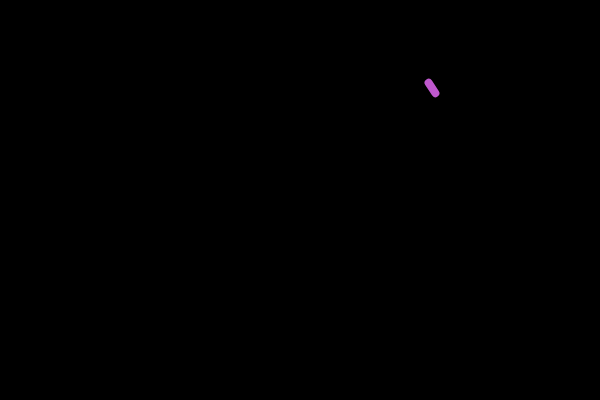
Frame 1 (no input)
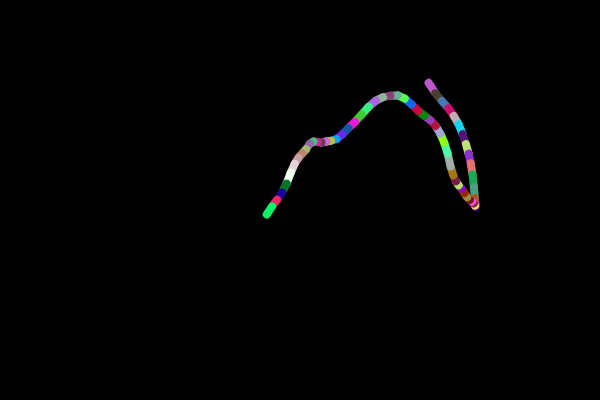
Frame 60 (no input)
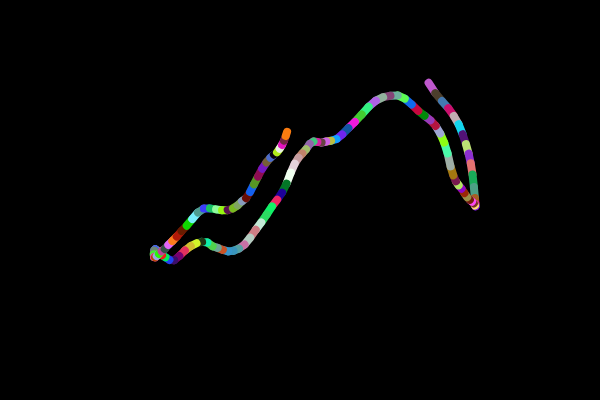
Frame 120 (the mouse pressed at the canvas centre since frame 60)

The p5.js sketch that drew these frames (run headless with seeded random() and noise() and a simulated clock; from frame 60 on, the mouse is pressed at the canvas centre):

// p5.js sketch
// ── sketch.js
let currentX, currentY;
let xoff = 0;
let yoff = 10000;

function setup() {
  createCanvas(600, 400);
  background(0);
//   currentX = random(width/2-20, width/2+20);
//   currentY = random(height/2-20, width/2+20);
  
  currentX = random(0, width);
  currentY = random(0, height);
}

function draw() {
  
  let prevX = currentX;
  let prevY = currentY;
  
//   let deltaX = random(-20, 20);
//   let deltaY = random(-20, 20);
  
  let deltaX = noise(xoff);
  let deltaY = noise(yoff);
  
  deltaX = map(deltaX, 0, 1, -20, 20);
  deltaY = map(deltaY, 0, 1, -20, 20);
  
  
  currentX = prevX + deltaX;
  currentY = prevY + deltaY;
  
  stroke(random(0,255),random(0,255),random(0,255));
  //stroke(random(0,255));
  strokeWeight(8.0);
  line(prevX, prevY, currentX, currentY);
  
  
  if ((currentX < 0) || (currentX > width) || (currentY < 0) || (currentY > height))
    {
    currentX = random(0, width);
    currentY = random(0, height);
    }
  
  console.log(currentX,currentY);
  
  xoff += 0.02;
  yoff += 0.10; 
  
 
  
}
